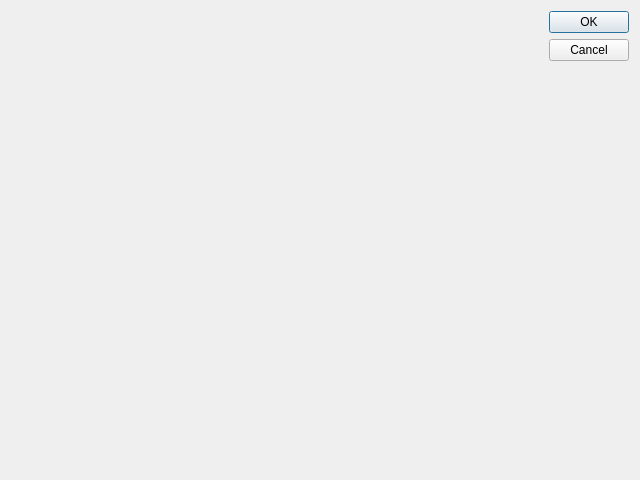
<?xml version="1.0" encoding="UTF-8"?>
<ui version="4.0">
 <class>HistogramChartRGB</class>
 <widget class="QDialog" name="HistogramChartRGB">
  <property name="geometry">
   <rect>
    <x>0</x>
    <y>0</y>
    <width>640</width>
    <height>480</height>
   </rect>
  </property>
  <property name="windowTitle">
   <string>Dialog</string>
  </property>
  <layout class="QHBoxLayout" name="horizontalLayout">
   <item>
    <layout class="QGridLayout" name="gridLayout">
     <item row="0" column="1">
      <widget class="QDialogButtonBox" name="buttonBox">
       <property name="orientation">
        <enum>Qt::Vertical</enum>
       </property>
       <property name="standardButtons">
        <set>QDialogButtonBox::Cancel|QDialogButtonBox::Ok</set>
       </property>
      </widget>
     </item>
     <item row="0" column="0">
      <widget class="QWidget" name="histoPlot_rgb" native="true"/>
     </item>
    </layout>
   </item>
  </layout>
 </widget>
 <resources/>
 <connections>
  <connection>
   <sender>buttonBox</sender>
   <signal>accepted()</signal>
   <receiver>HistogramChartRGB</receiver>
   <slot>accept()</slot>
   <hints>
    <hint type="sourcelabel">
     <x>248</x>
     <y>254</y>
    </hint>
    <hint type="destinationlabel">
     <x>157</x>
     <y>274</y>
    </hint>
   </hints>
  </connection>
  <connection>
   <sender>buttonBox</sender>
   <signal>rejected()</signal>
   <receiver>HistogramChartRGB</receiver>
   <slot>reject()</slot>
   <hints>
    <hint type="sourcelabel">
     <x>316</x>
     <y>260</y>
    </hint>
    <hint type="destinationlabel">
     <x>286</x>
     <y>274</y>
    </hint>
   </hints>
  </connection>
 </connections>
</ui>
